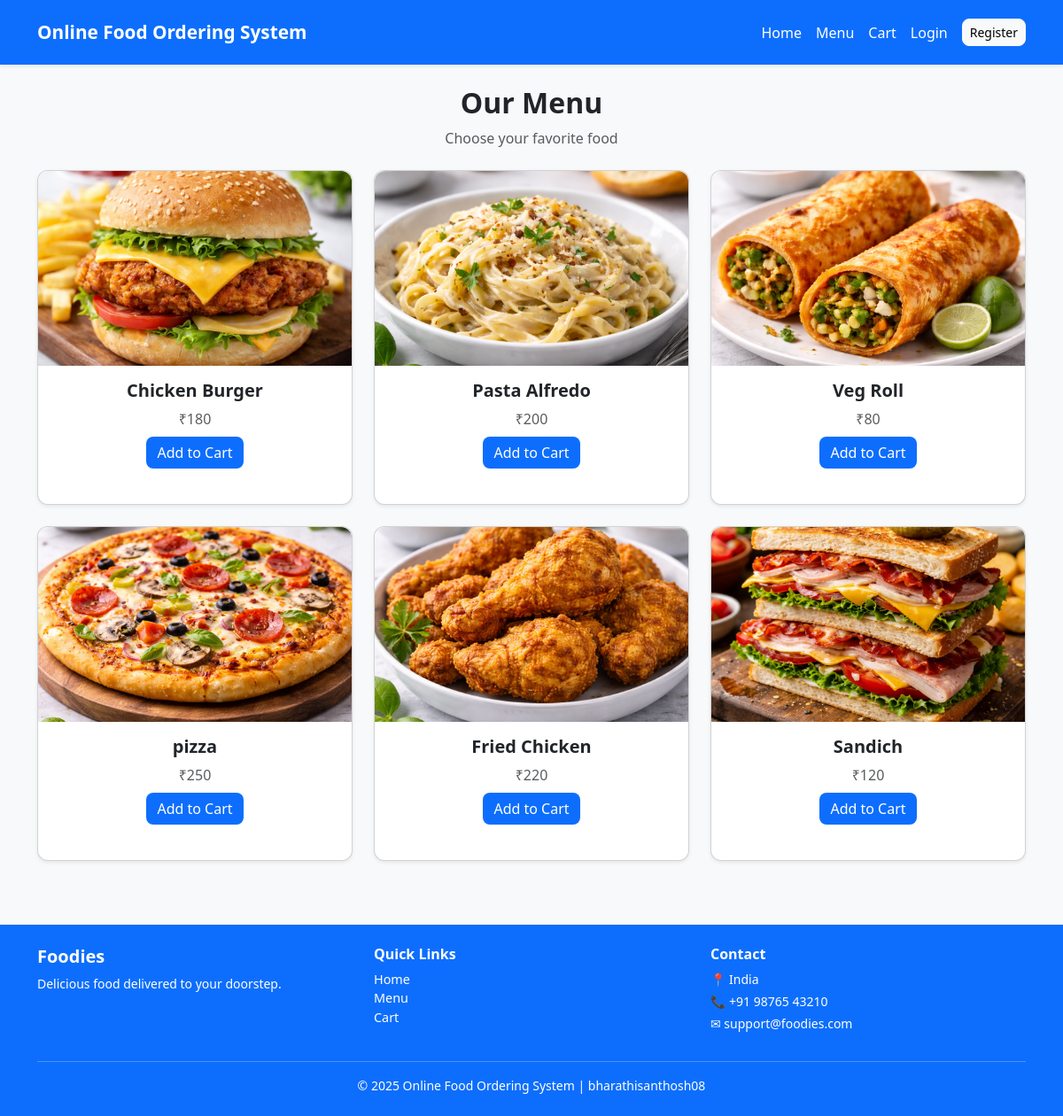
The app's page /menu/ with its own data.
### store/models.py (models this page shows, shortened)
class Food(models.Model):
    name = models.CharField(max_length=100)
    price = models.IntegerField()
    image = models.ImageField(upload_to='foods/')

### store/views.py (the view)
# urls.py: path('menu/', views.menu, name='menu'),
def menu(request):
    foods = Food.objects.all()
    return render(request, 'menu.html', {'foods': foods})

### store/templates/menu.html
{% extends 'base.html' %}
{% load static %}
{% block content %}
<div class="text-center mb-4">
    <h2 class="fw-bold">Our Menu</h2>
    <p class="text-muted">Choose your favorite food</p>
</div>
<div class="row ">
    {% for food in foods %}
    <div class="col-lg-4 col-md-6 mb-4">
        <div class="card shadow-sm mb-4 h-100">
            <img src="{{ food.image.url }}"
                 class="card-img-top"
                 alt="{{ food.name }}"
                 style="height:220px; object-fit:cover;">
            <div class="card-body text-center">
                <h5 class="card-title fw-bold">{{ food.name }}</h5>
                <p class="text-muted mb-2">
                    ₹{{ food.price }}
                </p>
                <a href="{% url 'add_to_cart' food.id %}" class="btn btn-primary">
                    Add to Cart
                </a>
            </div>
        </div>
    </div>
    {% empty %}
    <div class="col-12 text-center">
        <p class="text-muted">No food items available.</p>
    </div>
    {% endfor %}
</div>
{% endblock %}

### store/templates/base.html (shortened to what this page needs)
{% load static %}
<!DOCTYPE html>
<html lang="en">
<head>
    <link href="https://cdn.jsdelivr.net/npm/bootstrap@5.3.2/dist/css/bootstrap.min.css" rel="stylesheet">
    <link rel="stylesheet" href="{% static 'css/style.css' %}">
</head>
<body>
<nav class="navbar navbar-expand-lg navbar-dark bg-primary shadow-sm py-3">
    <div class="container">
        <a class="navbar-brand fw-bold " href="{% url 'home' %}">
            Online Food Ordering System
        </a>
        <div class="collapse navbar-collapse" id="navbarNav">
            <ul class="navbar-nav ms-auto align-items-center">
                <li class="nav-item">
                    <a class="nav-link" href="{% url 'home' %}">Home</a>
                </li>
                <li class="nav-item">
                    <a class="nav-link" href="{% url 'menu' %}">Menu</a>
                </li>
                <li class="nav-item">
                    <a class="nav-link" href="{% url 'cart' %}">Cart</a>
                </li>
                {% if user.is_authenticated %}
                <li class="nav-item dropdown">
                    <a class="nav-link dropdown-toggle" href="#" role="button"
                       data-bs-toggle="dropdown">
                        {{ user.username }}
                    </a>
                    <ul class="dropdown-menu dropdown-menu-end">
                        <li><a class="dropdown-item" href="{% url 'orders' %}">My Orders</a></li>
                        <li><hr class="dropdown-divider"></li>
                        <li>
                            <a href="{% url 'logout' %}" class="dropdown-item">
                                Logout
                            </a>
                        </li>
                    </ul>
                </li>
                {% else %}
                <li class="nav-item">
                    <a class="nav-link" href="{% url 'login' %}">Login</a>
                </li>
                <li class="nav-item">
                    <a class="btn btn-light btn-sm ms-2" href="{% url 'register' %}">
                        Register
                    </a>
                </li>
                {% endif %}
            </ul>
        </div>
    </div>
</nav>
<main class="container my-4">
    {% block content %}
    {% endblock %}
</main>
<footer class="bg-primary text-white mt-5">
    <div class="container py-4">
        <div class="row">
            <div class="col-md-4">
                <h5>Foodies</h5>
                <p class="small">
                    Delicious food delivered to your doorstep.
                </p>
            </div>
            <div class="col-md-4">
                <h6>Quick Links</h6>
                <ul class="list-unstyled small">
                    <li><a href="{% url 'home' %}" class="text-white text-decoration-none">Home</a></li>
                    <li><a href="{% url 'menu' %}" class="text-white text-decoration-none">Menu</a></li>
                    <li><a href="{% url 'cart' %}" class="text-white text-decoration-none">Cart</a></li>
                </ul>
            </div>
            <div class="col-md-4">
                <h6>Contact</h6>
                <p class="small mb-1">📍 India</p>
                <p class="small mb-1">📞 +91 98765 43210</p>
                <p class="small">✉ support@foodies.com</p>
            </div>
        </div>
        <hr class="border-light">
        <div class="text-center small">
            © 2025 Online Food Ordering System | bharathisanthosh08
        </div>
    </div>
</footer>
</body>
</html>

### store/static/css/style.css (style rules this page uses)
body { font-family: 'Segoe UI', Tahoma, Geneva, Verdana, sans-serif; background-color: #f8f9fa; }
a { text-decoration: none; }
img { max-width: 100%; }
.navbar-brand { font-size: 1.3rem; }
.navbar .nav-link { font-weight: 500; color: white }
.card { border-radius: 12px; }
.btn { border-radius: 8px; }
.btn-primary { background-color: #0d6efd; border: none; }
.card-img-top { border-top-left-radius: 12px; border-top-right-radius: 12px; }
footer { margin-top: 60px; }
footer h5, footer h6 { font-weight: 600; }
footer p, footer li { font-size: 0.9rem; }

### records on screen
Food: image (picture), name "Chicken Burger", price "180"
Food: image (picture), name "Pasta Alfredo", price "200"
Food: image (picture), name "Veg Roll", price "80"
Food: image (picture), name "pizza", price "250"
Food: image (picture), name "Fried Chicken", price "220"
Food: image (picture), name "Sandich", price "120"
